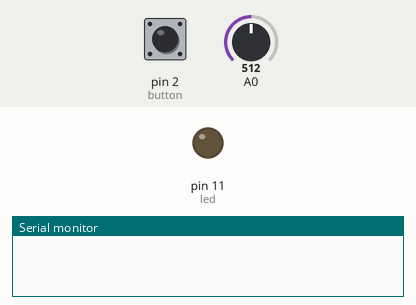
Simulated run of this sketch. Board: Arduino Uno, built with avr-gcc and run on an emulated ATmega328P. Shown: output pins drawn as LEDs (lit = HIGH), the last lines printed to the serial monitor. The inputs (shaded band) are chosen by the test bench; at power-on: pin 2 (button) HIGH, A0 = 512.

Above: at 1.2 s.
1.3 s: pin 2 (button) pulled LOW for 0.15 s
At 1.59 s:
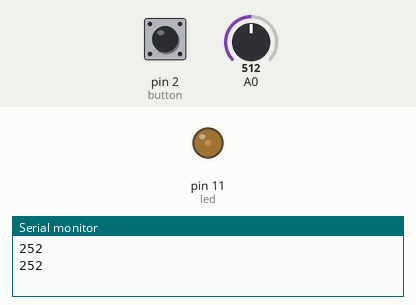
At 1.94 s:
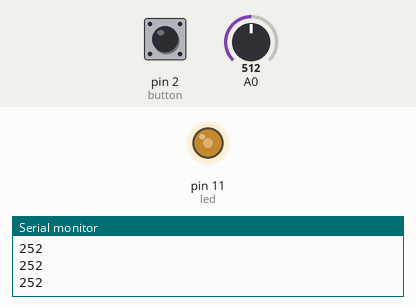
4.3 s: pin 2 (button) pulled LOW for 1 s
Timing chart, 0 to 7.3 s (numbered marks = the images above; inputs shaded):
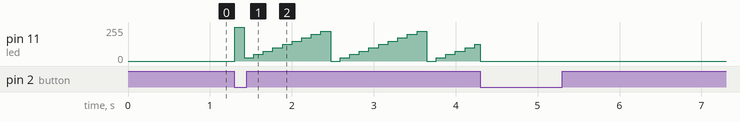

The sketch:

photodiode_response.ino
```cpp
/*
* Based off of the arduino example code.
*
* This was written for use with the tutorial at:
* https://github.com/SLERP/slerp-base/wiki/Photodiode-Response
*
* It will take a in an analog voltage input and toggle a digital on and off.
*
*/

// We name our pins with something sensible
int led = 11;
int button = 2;

// Some state variables
bool blinking = false;
int lastButton = 1;
long lastTime = 0;
long debounce = 50;
int stepLevel = 0;
int count = 0;
int averager[100];

// the setup routine runs once when you press reset:
void setup() {
  // initialize the digital pin as an output.
  pinMode(led, OUTPUT);             // set LED pin to power LED
  pinMode(button, INPUT);           // set pin to input
  digitalWrite(button, HIGH);       // turn on pullup resistors
  Serial.begin(9600);               // Serial output for debug
}

// the loop routine runs over and over again forever:
void loop() {

  int photoValue = analogRead(A0);
  photoValue = (float(photoValue)/100) * 255;
  if (photoValue > 255) {
   // 2^8 = 256
   photoValue = 255;
  }
  if (photoValue < 0 )  {
    photoValue = 0;
  }
  // Check if the button has been pressed
  int buttonState = digitalRead(button);

  // Debounce/Toggle Logic for the button
  if(lastButton == HIGH && buttonState == LOW && millis() - lastTime > debounce)  {
    // If Led is on, turn it off
    if(blinking)  {
      blinking = false;
      stepLevel = 0;
      count=0;
      digitalWrite(led,LOW);
    }
    // If LED is off, turn it on
    else  {
      blinking = true;
      digitalWrite(led,HIGH);
    }
    lastTime = millis();
  }
  lastButton = buttonState;

  if (blinking)  {

    if (count > 99)  {
      // Output the voltage across the photodiode resistor in mV.
      int averageInput = 0;
      for (int i = 0; i < 99; i++)  {
        averageInput+=averager[i];
      }
      averageInput = averageInput/100;
      Serial.println(averageInput);

      stepLevel = stepLevel + 25;
      if (stepLevel > 249)  {
        stepLevel = 0;
      }
      analogWrite(led,stepLevel);

      count = 0;
    }
    averager[count] = photoValue;
    count=count+1;
  }


  // Repeat loop 1kHz
  delay(1);
}
```

Measured:
- after the input at 1.3 s, pin 11 (led): 0/255 → 255/255 at once, then repeats every 1.2 s: 25/255 0.12 s, 50/255 0.12 s, 75/255 0.12 s, 100/255 0.12 s, 125/255 0.12 s, 150/255 0.12 s, 175/255 0.12 s, 200/255 0.12 s, 225/255 0.12 s, 0/255 0.12 s
